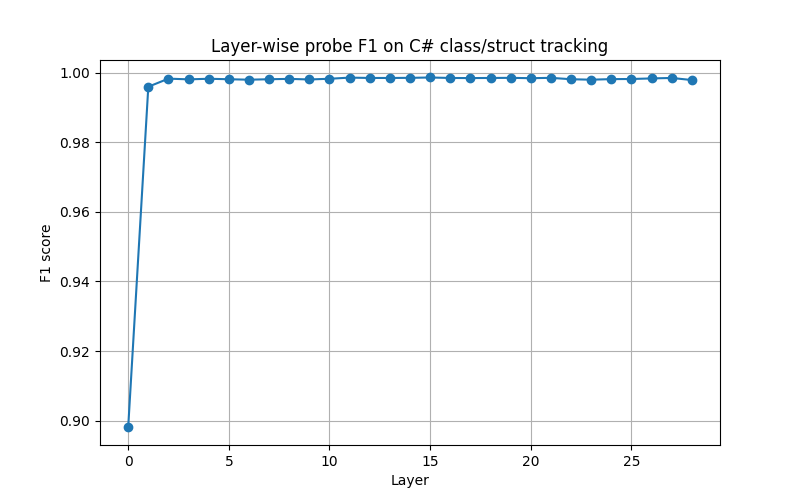

Python code for this plot:
"""csharp_class_struct_probe"""

"""csharp_class_struct_probe"""

# Run this cell to mount Google Drive if running in Google Colab

try:
    from google.colab import drive
    drive.mount('/content/drive')
    print("Google Drive mounted successfully.")
except ImportError:
    print("Not running on Google Colab. Skipping Drive mount.")

# Run this cell to upload your CSV dataset to Colab if running on Google Colab

try:
    from google.colab import files
    import os
    os.makedirs('data', exist_ok=True)
    print("Running on Google Colab. Please upload the required CSV file:")
    uploaded = files.upload()
    for filename in uploaded.keys():
        dest = os.path.join('data', filename)
        os.rename(filename, dest)
        print(f"Moved {filename} to {dest}")
except ImportError:
    print("Not running on Google Colab. Skipping file upload helper.")

"""csharp_class_struct_probe"""

"""csharp_class_struct_probe"""

# # C# Class/Struct Probe
# 
# This notebook trains a probe to identify tokens inside C# class and struct definitions.

import sys
import subprocess

# Programmatically install dependencies if missing

def install_dependencies():
    required = {'numpy', 'pandas', 'torch', 'transformers', 'scikit-learn', 'matplotlib'}
    try:
        installed = {pkg.split('==')[0].lower() for pkg in subprocess.check_output([sys.executable, '-m', 'pip', 'freeze']).decode().split()}
    except Exception:
        installed = set()
    missing = required - installed
    if missing:
        print(f"Installing missing dependencies: {missing}")
        subprocess.check_call([sys.executable, '-m', 'pip', 'install', *missing])
        print("All dependencies installed successfully.")

install_dependencies()

import os
import re
import numpy as np
import pandas as pd
import torch
from transformers import AutoTokenizer, AutoModelForCausalLM
from sklearn.model_selection import train_test_split
from sklearn.linear_model import LogisticRegression
from sklearn.metrics import accuracy_score, precision_score, recall_score, f1_score, classification_report

# Model + tokenizer

# Model + tokenizer
model_name = "Qwen/Qwen2.5-Coder-1.5B"
local_model_path = os.path.expanduser("~/.cache/huggingface/hub/models--Qwen--Qwen2.5-Coder-1.5B/snapshots/df3ce67c0e24480f20468b6ef2894622d69eb73b")
model_ref = local_model_path if os.path.exists(local_model_path) else model_name
use_local_only = os.path.exists(local_model_path)

print("model ref:", model_ref)
print("local only:", use_local_only)

try:
    print("Attempting to load model locally...")
    tokenizer = AutoTokenizer.from_pretrained(model_ref, local_files_only=use_local_only)
    model = AutoModelForCausalLM.from_pretrained(
        model_ref,
        local_files_only=use_local_only,
        dtype=torch.float32
    ).to(device)
except Exception as e:
    print(f"Local load failed: {e}")
    print("Falling back to downloading from Hugging Face hub...")
    tokenizer = AutoTokenizer.from_pretrained(model_name, local_files_only=False)
    model = AutoModelForCausalLM.from_pretrained(
        model_name,
        local_files_only=False,
        dtype=torch.float32
    ).to(device)

model.eval()
print("device:", device)

# Token/span alignment helpers

def overlaps(a_start, a_end, b_start, b_end):
    return max(a_start, b_start) < min(a_end, b_end)

def align_spans_to_tokens(spans, offset_mapping):
    labels = []
    for start, end in offset_mapping:
        label = 0
        for s, e in spans:
            if overlaps(start, end, s, e):
                label = 1
                break
        labels.append(label)
    return labels

# C# class/struct span detector

def find_matching_brace(code, open_idx):
    depth = 0
    for i in range(open_idx, len(code)):
        ch = code[i]
        if ch == "{":
            depth += 1
        elif ch == "}":
            depth -= 1
            if depth == 0:
                return i
    return -1

def find_class_struct_spans_csharp(code):
    spans = []
    pattern = re.compile(r'\b(class|struct)\s+([A-Za-z_][A-Za-z0-9_]*)\b')
    for m in pattern.finditer(code):
        start_pos = m.start()
        search_start = m.end()
        brace_pos = -1
        invalid = False
        for idx in range(search_start, len(code)):
            char = code[idx]
            if char == '{':
                brace_pos = idx
                break
            if char in (';', '(', ')', '=', ','):
                invalid = True
                break
        
        if invalid or brace_pos == -1:
            continue
            
        matching_brace = find_matching_brace(code, brace_pos)
        if matching_brace == -1:
            continue
            
        end_pos = matching_brace + 1
        for idx in range(matching_brace + 1, len(code)):
            if code[idx].isspace():
                continue
            if code[idx] == ';':
                end_pos = idx + 1
                break
            break
            
        spans.append((start_pos, end_pos))
       return spans

def build_token_level_data_for_snippet(code, layer_idx):
    spans = find_class_struct_spans_csharp(code)

    tok = tokenizer(code, return_offsets_mapping=True, add_special_tokens=False)
    labels = align_spans_to_tokens(spans, tok["offset_mapping"])

    inputs = tokenizer(code, return_tensors="pt", add_special_tokens=False).to(device)
    with torch.no_grad():
        outputs = model(**inputs, output_hidden_states=True)

    hidden = outputs.hidden_states[layer_idx][0].detach().cpu()
    y = torch.tensor(labels, dtype=torch.long)
    tokens = [tokenizer.decode([tok_id]) for tok_id in tok["input_ids"]]
    offsets = tok["offset_mapping"]

    assert hidden.shape[0] == len(y), f"Mismatch: hidden {hidden.shape[0]} vs labels {len(y)}"
    return hidden, y, tokens, offsets

def collect_dataset(df, snippet_indices, layer_idx, print_every=10, max_snippets=None):
    X_list, y_list = [], []
    skipped, kept = 0, 0

    if max_snippets is not None:
        snippet_indices = snippet_indices[:max_snippets]

    total = len(snippet_indices)

    for j, idx in enumerate(snippet_indices):
        if j % print_every == 0:
            print(f"[CS layer {layer_idx}] processing {j}/{total}")

        code = df.loc[idx, "code"]

        try:
            X_snip, y_snip, _, _ = build_token_level_data_for_snippet(code, layer_idx=layer_idx)

            if len(y_snip) == 0 or y_snip.sum().item() == 0:
                skipped += 1
                continue

            X_list.append(X_snip.numpy())
            y_list.append(y_snip.numpy())
            kept += 1

        except Exception as e:
            skipped += 1
            print(f"Skipping snippet {idx} because of error: {e}")

    if len(X_list) == 0:
        raise ValueError("No valid snippets were collected.")

    X = np.concatenate(X_list, axis=0)
    y = np.concatenate(y_list, axis=0)

    print("Kept snippets   :", kept)
    print("Skipped snippets:", skipped)
    print("X shape:", X.shape)
    print("y shape:", y.shape)
    print("Positive labels:", y.sum())
    print("Total labels   :", len(y))
    print("Positive rate  :", y.mean())

    return X, y

# Data prep

import os
if os.path.exists('/content/drive'):
    csharp_csv_path = "/content/drive/MyDrive/algoverse/data/csharp_class_struct_snippets.csv"
else:
    csharp_csv_path = "./data/csharp_class_struct_snippets.csv"
df_raw = pd.read_csv(csharp_csv_path)

max_lines_per_snippet = None
df_raw["line_count"] = df_raw["code"].apply(lambda x: len(str(x).splitlines()))
if max_lines_per_snippet is not None:
    df = df_raw[df_raw["line_count"] <= max_lines_per_snippet].reset_index(drop=True)
else:
    df = df_raw.copy().reset_index(drop=True)

snippet_indices = list(range(len(df)))
train_idx, test_idx = train_test_split(snippet_indices, test_size=0.2, random_state=42)

print("raw csharp shape:", df_raw.shape)
print("filtered csharp shape (<=50 lines):", df.shape)
print("train csharp snippets:", len(train_idx))
print("test csharp snippets :", len(test_idx))

# Probe training at one layer (debug run)

layer_idx_csharp = 4
max_train_snippets = None
max_test_snippets = None

X_train_csharp, y_train_csharp = collect_dataset(
    df,
    train_idx,
    layer_idx=layer_idx_csharp,
    print_every=20,
    max_snippets=max_train_snippets
)

X_test_csharp, y_test_csharp = collect_dataset(
    df,
    test_idx,
    layer_idx=layer_idx_csharp,
    print_every=20,
    max_snippets=max_test_snippets
)

probe_csharp = LogisticRegression(max_iter=2000, class_weight="balanced", random_state=42)
probe_csharp.fit(X_train_csharp, y_train_csharp)
y_pred_csharp = probe_csharp.predict(X_test_csharp)

print("accuracy :", accuracy_score(y_test_csharp, y_pred_csharp))
print("precision:", precision_score(y_test_csharp, y_pred_csharp, zero_division=0))
print("recall   :", recall_score(y_test_csharp, y_pred_csharp, zero_division=0))
print("f1       :", f1_score(y_test_csharp, y_pred_csharp, zero_division=0))
print("\nClassification report:\n")
print(classification_report(y_test_csharp, y_pred_csharp, zero_division=0))

baseline_pred_csharp = np.zeros_like(y_test_csharp)
print("baseline accuracy :", accuracy_score(y_test_csharp, baseline_pred_csharp))
print("baseline precision:", precision_score(y_test_csharp, baseline_pred_csharp, zero_division=0))
print("baseline recall   :", recall_score(y_test_csharp, baseline_pred_csharp, zero_division=0))
print("baseline f1       :", f1_score(y_test_csharp, baseline_pred_csharp, zero_division=0))

# Layer-wise sweep on full filtered split

sample_inputs = tokenizer("class MyClass { int x; }", return_tensors="pt", add_special_tokens=False).to(device)
with torch.no_grad():
    sample_outputs = model(**sample_inputs, output_hidden_states=True)

num_layers = len(sample_outputs.hidden_states)
print("Number of hidden-state layers:", num_layers)

layer_results_csharp = []

for layer_idx in range(num_layers):
    print(f"\n=== C# Layer {layer_idx} ===")

    X_train_csharp, y_train_csharp = collect_dataset(
        df, train_idx, layer_idx=layer_idx, print_every=20, max_snippets=max_train_snippets
    )
    X_test_csharp, y_test_csharp = collect_dataset(
        df, test_idx, layer_idx=layer_idx, print_every=20, max_snippets=max_test_snippets
    )

    probe_csharp = LogisticRegression(max_iter=2000, class_weight="balanced", random_state=42)
    probe_csharp.fit(X_train_csharp, y_train_csharp)
    y_pred_csharp = probe_csharp.predict(X_test_csharp)

    prec = precision_score(y_test_csharp, y_pred_csharp, zero_division=0)
    rec = recall_score(y_test_csharp, y_pred_csharp, zero_division=0)
    f1 = f1_score(y_test_csharp, y_pred_csharp, zero_division=0)

    print(f"precision={prec:.4f}, recall={rec:.4f}, f1={f1:.4f}")

    layer_results_csharp.append({
        "layer": layer_idx,
        "precision": prec,
        "recall": rec,
        "f1": f1
    })

results_csharp_df = pd.DataFrame(layer_results_csharp)
results_csharp_df

import matplotlib.pyplot as plt

plt.figure(figsize=(8, 5))
plt.plot(results_csharp_df["layer"], results_csharp_df["f1"], marker="o")
plt.xlabel("Layer")
plt.ylabel("F1 score")
plt.title("Layer-wise probe F1 on C# class/struct tracking")
plt.grid(True)
plt.show()
